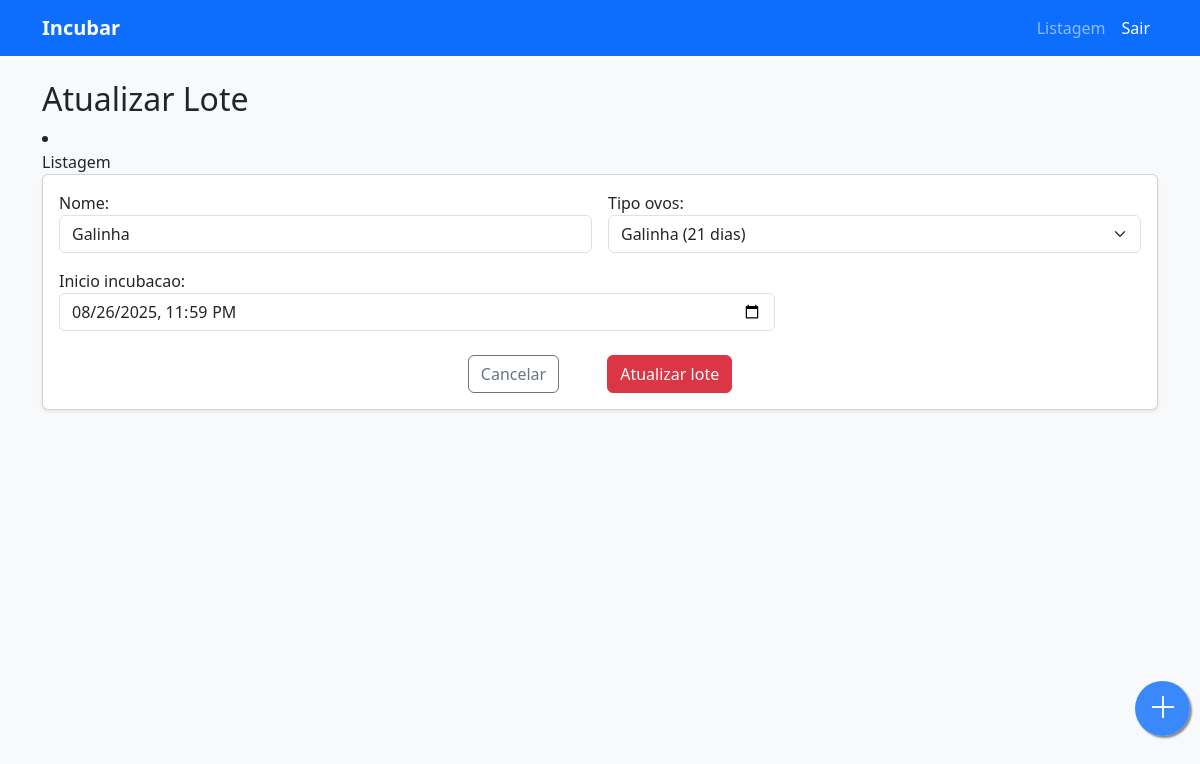
/lotes/6/editar/ (signed in), run on the app's committed database.
### incubacao/models.py (models this page shows, shortened)
class Lote(models.Model):
    nome = models.CharField(max_length=100)
    usuario = models.ForeignKey(
        settings.AUTH_USER_MODEL,   # 🔹 Agora sim, aponta para o CustomUser
        on_delete=models.CASCADE,
        related_name="lotes",
        null=True,
        blank=True,
    )
    tipo_ovos = models.CharField(max_length=20, choices=EggType.choices)
    dias_personalizados = models.PositiveIntegerField(
        null=True, blank=True,
        help_text="Se vazio, usa padrão do tipo de ovos"
    )
    inicio_incubacao = models.DateTimeField(default=timezone.now)
    criado_em = models.DateTimeField(auto_now_add=True)
    atualizado_em = models.DateTimeField(auto_now=True)
    class Meta:
        ordering = ['-inicio_incubacao']

### incubacao/views.py (the view, shortened to what this page needs)
# urls.py: path('lotes/<int:pk>/editar/', LoteUpdateView.as_view(), name='lote_editar'),
class LoteUpdateView(LoginRequiredMixin,UpdateView):
    model = Lote
    form_class = LoteForm
    template_name = 'lote_form.html'
    success_url = reverse_lazy('incubacao:lote_lista')  # Redireciona para a lista após sucesso
    login_url = '/login/'
    def dispatch(self, request, *args, **kwargs):
        if request.user.tipo == "FREE":
            raise PermissionDenied("Usuário FREE não pode editar lotes.")
        return super().dispatch(request, *args, **kwargs)

### incubacao/forms.py (shortened to what this page needs)
class LoteForm(forms.ModelForm):
    class Meta:
        model = Lote
        exclude = ['usuario']  # 🔹 usuário será setado automaticamente
        fields = ['nome', 'tipo_ovos', 'dias_personalizados', 'inicio_incubacao']
        widgets = {
            'nome': forms.TextInput(attrs={'class': 'form-control'}),
            'tipo_ovos': forms.Select(attrs={'class': 'form-select'}),
            'dias_personalizados': forms.NumberInput(attrs={'class': 'form-control'}),
            'inicio_incubacao': forms.DateInput(attrs={'type': 'datetime-local', 'class': 'form-control'}, format='%Y-%m-%dT%H:%M'),
        }
    def __init__(self, *args, **kwargs):
        super().__init__(*args, **kwargs)
        if self.instance and self.instance.pk and self.instance.inicio_incubacao:
            local_dt = localtime(self.instance.inicio_incubacao)  # 🔹 converte UTC → TIME_ZONE
            self.initial['inicio_incubacao'] = local_dt.strftime('%Y-%m-%dT%H:%M')

### incubacao/templates/lote_form.html (shortened to what this page needs)
{% extends 'base.html' %}
{% block content %}
<h2>{% if form.instance.pk %}Atualizar Lote{% else %}Novo Lote{% endif %}</h2>
{% block botao %}
      <li class="nav-item"><a class="nav-link" href="{% url 'incubacao:lote_lista' %}">Listagem</a></li>
{% endblock %}
<form method="post" class="card card-body shadow-sm">
  <div class="row g-3">
    <div class="col-md-6">{{ form.nome.label_tag }} {{ form.nome }}</div>
    <div class="col-md-6">{{ form.tipo_ovos.label_tag }} {{ form.tipo_ovos }}</div>
    <div class="col-md-8">{{ form.inicio_incubacao.label_tag }} {{ form.inicio_incubacao }}</div>
  </div>
  <div class="mt-4 d-flex justify-content-center gap-5">
        <a href="{% url 'incubacao:lote_lista' %}" class="btn btn-outline-secondary">Cancelar</a>
        {% if form.instance.pk %}
            <button type="submit" class="btn btn-danger">Atualizar lote</button>
        {% else %}
            <button type="submit" class="btn btn-danger">Criar novo lote</button>
        {% endif %}
  </div>
</form>
{% endblock %}

### data on the page
Lote: nome "Galinha", tipo_ovos "Galinha (21 dias)", inicio_incubacao "08/26/2025 23:59"
